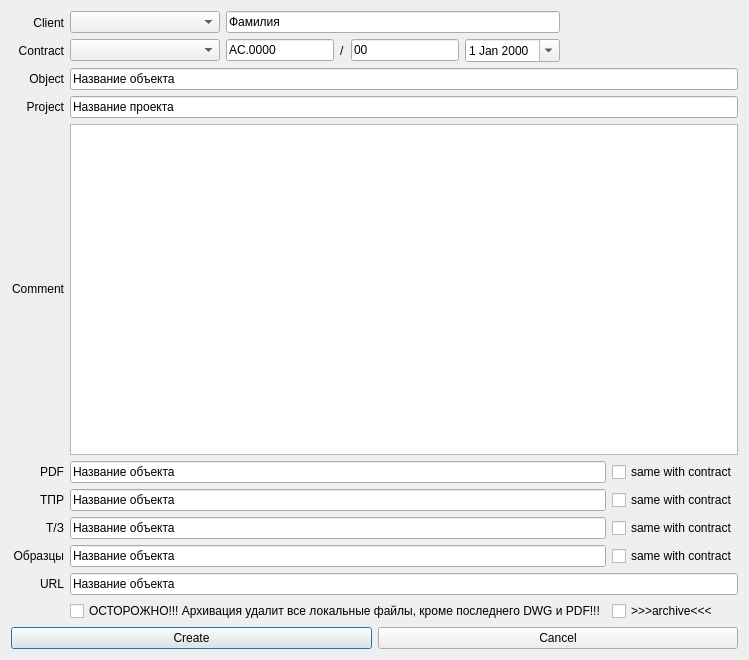
<?xml version="1.0" encoding="UTF-8"?>
<ui version="4.0">
 <class>createDialog</class>
 <widget class="QDialog" name="createDialog">
  <property name="geometry">
   <rect>
    <x>0</x>
    <y>0</y>
    <width>675</width>
    <height>660</height>
   </rect>
  </property>
  <property name="windowTitle">
   <string>Dialog</string>
  </property>
  <layout class="QGridLayout" name="gridLayout_2" columnstretch="0,0,0">
   <item row="4" column="1" colspan="2">
    <widget class="QLineEdit" name="name_lbl">
     <property name="text">
      <string>Название проекта</string>
     </property>
    </widget>
   </item>
   <item row="10" column="2">
    <widget class="QCheckBox" name="ObrCheckBox_chb">
     <property name="text">
      <string>same with contract</string>
     </property>
     <property name="tristate">
      <bool>false</bool>
     </property>
    </widget>
   </item>
   <item row="6" column="0">
    <widget class="QLabel" name="label_2">
     <property name="text">
      <string>&lt;html&gt;&lt;head/&gt;&lt;body&gt;&lt;p&gt;Comment&lt;/p&gt;&lt;/body&gt;&lt;/html&gt;</string>
     </property>
     <property name="alignment">
      <set>Qt::AlignRight|Qt::AlignTrailing|Qt::AlignVCenter</set>
     </property>
     <property name="margin">
      <number>0</number>
     </property>
     <property name="indent">
      <number>-1</number>
     </property>
    </widget>
   </item>
   <item row="9" column="1">
    <widget class="QLineEdit" name="tzPathServer_lbl">
     <property name="minimumSize">
      <size>
       <width>0</width>
       <height>0</height>
      </size>
     </property>
     <property name="maximumSize">
      <size>
       <width>16777215</width>
       <height>16777215</height>
      </size>
     </property>
     <property name="text">
      <string>Название объекта</string>
     </property>
    </widget>
   </item>
   <item row="2" column="0">
    <widget class="QLabel" name="label_4">
     <property name="text">
      <string>Contract</string>
     </property>
     <property name="alignment">
      <set>Qt::AlignRight|Qt::AlignTrailing|Qt::AlignVCenter</set>
     </property>
    </widget>
   </item>
   <item row="8" column="0">
    <widget class="QLabel" name="label_9">
     <property name="text">
      <string>ТПР</string>
     </property>
     <property name="alignment">
      <set>Qt::AlignRight|Qt::AlignTrailing|Qt::AlignVCenter</set>
     </property>
    </widget>
   </item>
   <item row="1" column="1" rowspan="2" colspan="2">
    <layout class="QGridLayout" name="gridLayout">
     <item row="1" column="0">
      <widget class="QComboBox" name="contract_cbb">
       <property name="minimumSize">
        <size>
         <width>150</width>
         <height>0</height>
        </size>
       </property>
       <property name="maximumSize">
        <size>
         <width>150</width>
         <height>16777215</height>
        </size>
       </property>
      </widget>
     </item>
     <item row="0" column="0">
      <widget class="QComboBox" name="client_cbb">
       <property name="minimumSize">
        <size>
         <width>150</width>
         <height>0</height>
        </size>
       </property>
       <property name="maximumSize">
        <size>
         <width>150</width>
         <height>16777215</height>
        </size>
       </property>
      </widget>
     </item>
     <item row="1" column="1">
      <layout class="QHBoxLayout" name="horizontalLayout_3">
       <item>
        <widget class="QLineEdit" name="contract_lne">
         <property name="minimumSize">
          <size>
           <width>0</width>
           <height>0</height>
          </size>
         </property>
         <property name="maximumSize">
          <size>
           <width>16777215</width>
           <height>16777215</height>
          </size>
         </property>
         <property name="text">
          <string>AC.0000</string>
         </property>
        </widget>
       </item>
       <item>
        <widget class="QLabel" name="label_5">
         <property name="text">
          <string>/</string>
         </property>
        </widget>
       </item>
       <item>
        <widget class="QLineEdit" name="subContract_lne">
         <property name="text">
          <string>00</string>
         </property>
        </widget>
       </item>
       <item>
        <widget class="QDateEdit" name="date_dte">
         <property name="minimumSize">
          <size>
           <width>85</width>
           <height>0</height>
          </size>
         </property>
         <property name="calendarPopup">
          <bool>true</bool>
         </property>
        </widget>
       </item>
      </layout>
     </item>
     <item row="0" column="1">
      <widget class="QLineEdit" name="client_lne">
       <property name="text">
        <string>Фамилия</string>
       </property>
      </widget>
     </item>
     <item row="0" column="2">
      <spacer name="horizontalSpacer">
       <property name="orientation">
        <enum>Qt::Horizontal</enum>
       </property>
       <property name="sizeHint" stdset="0">
        <size>
         <width>40</width>
         <height>20</height>
        </size>
       </property>
      </spacer>
     </item>
    </layout>
   </item>
   <item row="3" column="1" colspan="2">
    <widget class="QLineEdit" name="objectName_lbl">
     <property name="minimumSize">
      <size>
       <width>0</width>
       <height>0</height>
      </size>
     </property>
     <property name="maximumSize">
      <size>
       <width>16777215</width>
       <height>16777215</height>
      </size>
     </property>
     <property name="text">
      <string>Название объекта</string>
     </property>
    </widget>
   </item>
   <item row="4" column="0">
    <widget class="QLabel" name="label">
     <property name="text">
      <string>Project</string>
     </property>
     <property name="alignment">
      <set>Qt::AlignRight|Qt::AlignTrailing|Qt::AlignVCenter</set>
     </property>
    </widget>
   </item>
   <item row="13" column="0" colspan="3">
    <layout class="QHBoxLayout" name="horizontalLayout">
     <item>
      <widget class="QPushButton" name="create_btn">
       <property name="enabled">
        <bool>true</bool>
       </property>
       <property name="text">
        <string>Create</string>
       </property>
      </widget>
     </item>
     <item>
      <widget class="QPushButton" name="cancel_btn">
       <property name="text">
        <string>Cancel</string>
       </property>
      </widget>
     </item>
    </layout>
   </item>
   <item row="8" column="1">
    <widget class="QLineEdit" name="tprPathServer_lbl">
     <property name="minimumSize">
      <size>
       <width>0</width>
       <height>0</height>
      </size>
     </property>
     <property name="maximumSize">
      <size>
       <width>16777215</width>
       <height>16777215</height>
      </size>
     </property>
     <property name="text">
      <string>Название объекта</string>
     </property>
    </widget>
   </item>
   <item row="6" column="1" colspan="2">
    <widget class="QPlainTextEdit" name="comment_txe"/>
   </item>
   <item row="3" column="0">
    <widget class="QLabel" name="label_6">
     <property name="text">
      <string>Object</string>
     </property>
     <property name="alignment">
      <set>Qt::AlignRight|Qt::AlignTrailing|Qt::AlignVCenter</set>
     </property>
    </widget>
   </item>
   <item row="0" column="0" colspan="3">
    <layout class="QVBoxLayout" name="keyEdit_lyo">
     <property name="leftMargin">
      <number>50</number>
     </property>
    </layout>
   </item>
   <item row="10" column="1">
    <widget class="QLineEdit" name="obrPathServer_lbl">
     <property name="minimumSize">
      <size>
       <width>0</width>
       <height>0</height>
      </size>
     </property>
     <property name="maximumSize">
      <size>
       <width>16777215</width>
       <height>16777215</height>
      </size>
     </property>
     <property name="text">
      <string>Название объекта</string>
     </property>
    </widget>
   </item>
   <item row="8" column="2">
    <widget class="QCheckBox" name="TprCheckBox_chb">
     <property name="text">
      <string>same with contract</string>
     </property>
     <property name="tristate">
      <bool>false</bool>
     </property>
    </widget>
   </item>
   <item row="7" column="2">
    <widget class="QCheckBox" name="PdfCheckBox_chb">
     <property name="text">
      <string>same with contract</string>
     </property>
     <property name="tristate">
      <bool>false</bool>
     </property>
    </widget>
   </item>
   <item row="9" column="0">
    <widget class="QLabel" name="label_10">
     <property name="text">
      <string>Т/З</string>
     </property>
     <property name="alignment">
      <set>Qt::AlignRight|Qt::AlignTrailing|Qt::AlignVCenter</set>
     </property>
    </widget>
   </item>
   <item row="7" column="0">
    <widget class="QLabel" name="label_8">
     <property name="text">
      <string>PDF</string>
     </property>
     <property name="alignment">
      <set>Qt::AlignRight|Qt::AlignTrailing|Qt::AlignVCenter</set>
     </property>
    </widget>
   </item>
   <item row="11" column="0">
    <widget class="QLabel" name="label_7">
     <property name="text">
      <string>URL</string>
     </property>
     <property name="alignment">
      <set>Qt::AlignRight|Qt::AlignTrailing|Qt::AlignVCenter</set>
     </property>
    </widget>
   </item>
   <item row="1" column="0">
    <widget class="QLabel" name="label_3">
     <property name="text">
      <string>Client</string>
     </property>
     <property name="alignment">
      <set>Qt::AlignRight|Qt::AlignTrailing|Qt::AlignVCenter</set>
     </property>
    </widget>
   </item>
   <item row="11" column="1" colspan="2">
    <widget class="QLineEdit" name="pathServer_lbl">
     <property name="minimumSize">
      <size>
       <width>0</width>
       <height>0</height>
      </size>
     </property>
     <property name="maximumSize">
      <size>
       <width>16777215</width>
       <height>16777215</height>
      </size>
     </property>
     <property name="text">
      <string>Название объекта</string>
     </property>
    </widget>
   </item>
   <item row="9" column="2">
    <widget class="QCheckBox" name="TzCheckBox_chb">
     <property name="text">
      <string>same with contract</string>
     </property>
     <property name="tristate">
      <bool>false</bool>
     </property>
    </widget>
   </item>
   <item row="10" column="0">
    <widget class="QLabel" name="label_11">
     <property name="text">
      <string>Образцы</string>
     </property>
     <property name="alignment">
      <set>Qt::AlignRight|Qt::AlignTrailing|Qt::AlignVCenter</set>
     </property>
    </widget>
   </item>
   <item row="7" column="1">
    <widget class="QLineEdit" name="pdfPathServer_lbl">
     <property name="minimumSize">
      <size>
       <width>0</width>
       <height>0</height>
      </size>
     </property>
     <property name="maximumSize">
      <size>
       <width>16777215</width>
       <height>16777215</height>
      </size>
     </property>
     <property name="text">
      <string>Название объекта</string>
     </property>
    </widget>
   </item>
   <item row="12" column="2">
    <widget class="QCheckBox" name="Archive_chb">
     <property name="minimumSize">
      <size>
       <width>114</width>
       <height>0</height>
      </size>
     </property>
     <property name="font">
      <font>
       <weight>50</weight>
       <bold>false</bold>
       <strikeout>false</strikeout>
      </font>
     </property>
     <property name="cursor">
      <cursorShape>ArrowCursor</cursorShape>
     </property>
     <property name="text">
      <string>&gt;&gt;&gt;archive&lt;&lt;&lt;</string>
     </property>
     <property name="tristate">
      <bool>false</bool>
     </property>
    </widget>
   </item>
   <item row="12" column="1">
    <widget class="QCheckBox" name="Archive0_chb">
     <property name="cursor">
      <cursorShape>ForbiddenCursor</cursorShape>
     </property>
     <property name="text">
      <string>ОСТОРОЖНО!!! Архивация удалит все локальные файлы, кроме последнего DWG и PDF!!!</string>
     </property>
     <property name="tristate">
      <bool>false</bool>
     </property>
    </widget>
   </item>
  </layout>
 </widget>
 <tabstops>
  <tabstop>name_lbl</tabstop>
  <tabstop>client_lne</tabstop>
  <tabstop>contract_lne</tabstop>
  <tabstop>subContract_lne</tabstop>
  <tabstop>date_dte</tabstop>
  <tabstop>create_btn</tabstop>
  <tabstop>cancel_btn</tabstop>
  <tabstop>client_cbb</tabstop>
  <tabstop>contract_cbb</tabstop>
  <tabstop>comment_txe</tabstop>
 </tabstops>
 <resources/>
 <connections/>
</ui>
